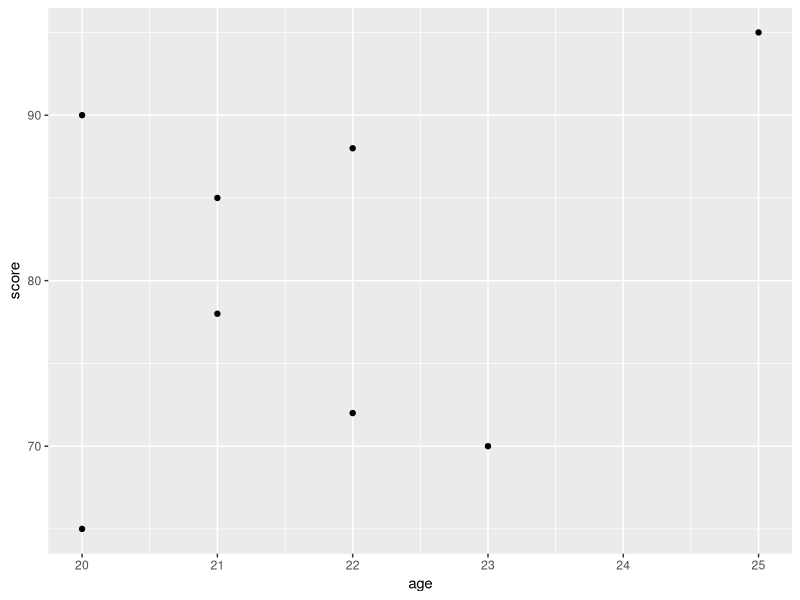
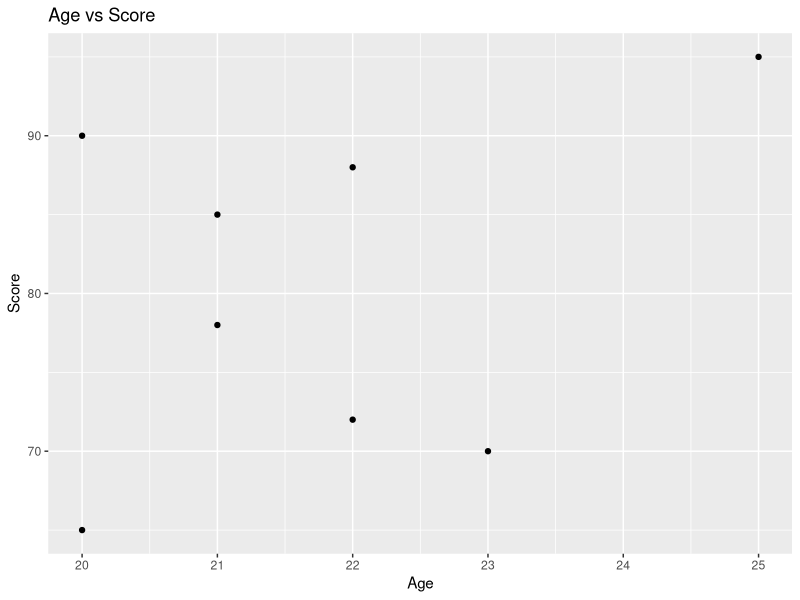
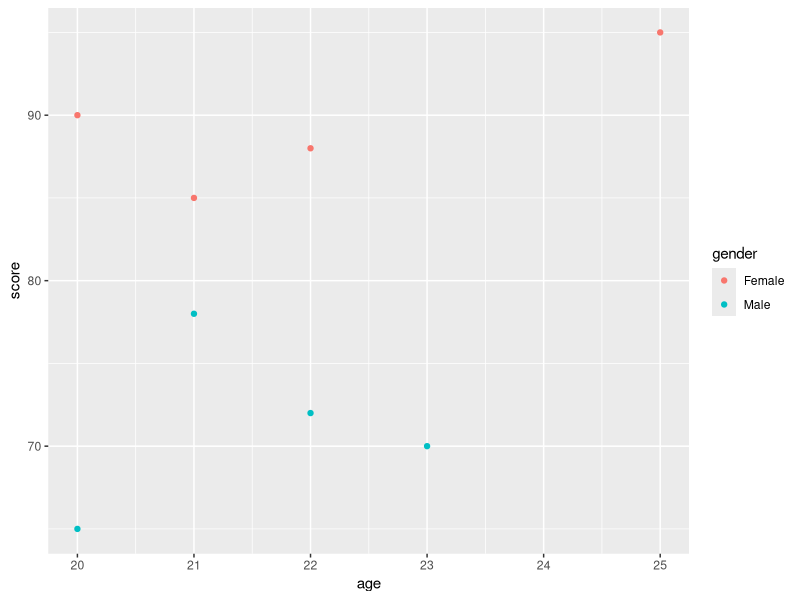
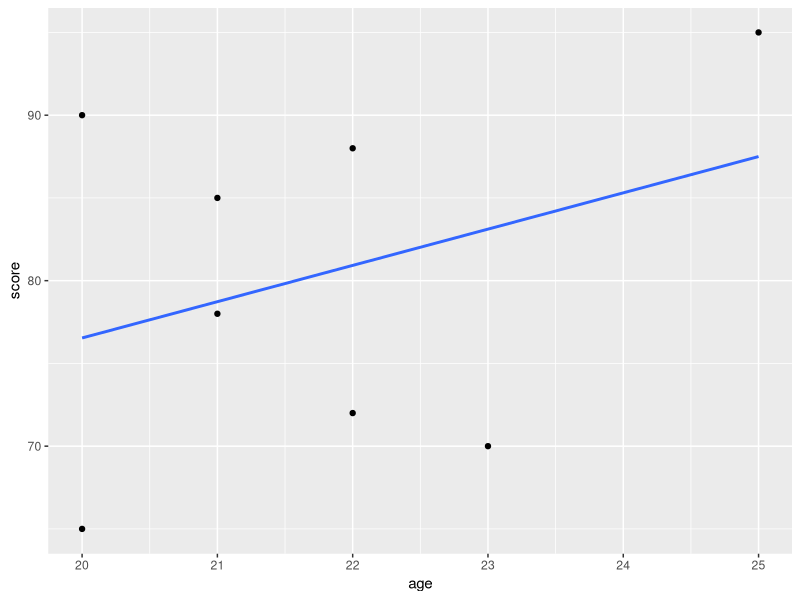
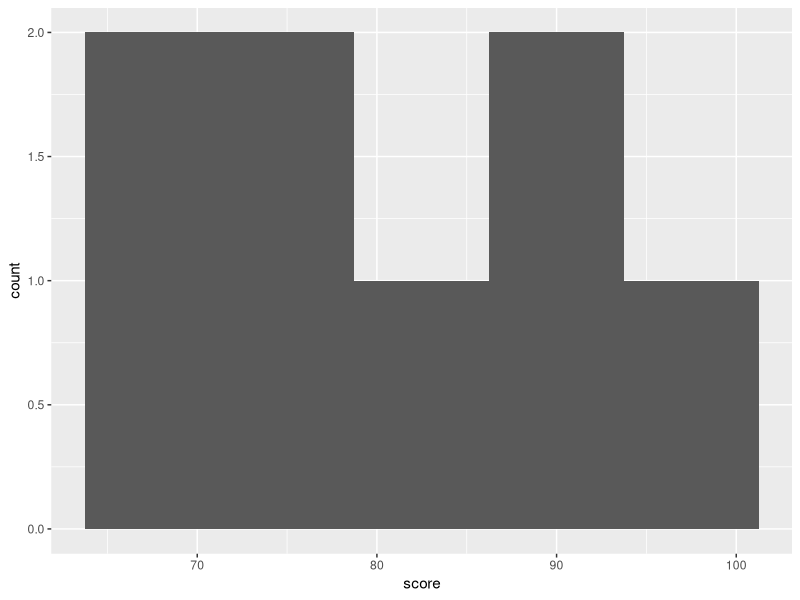
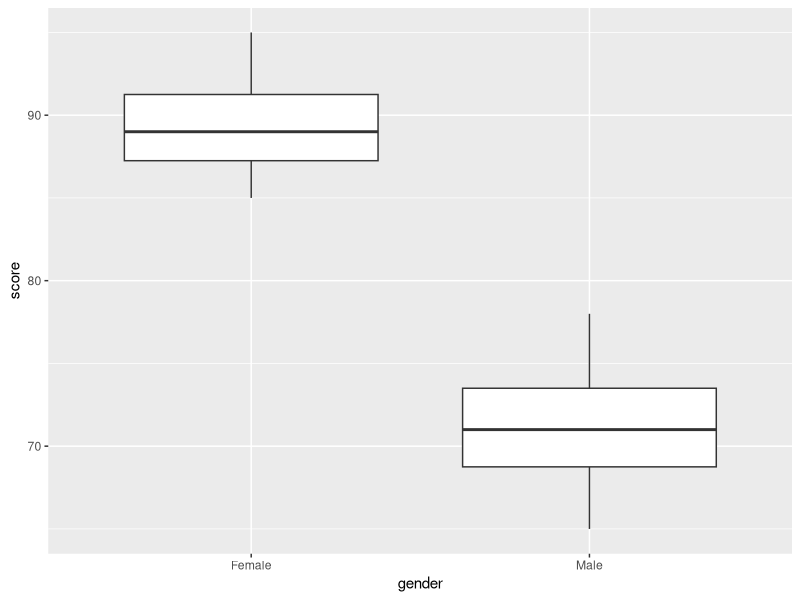
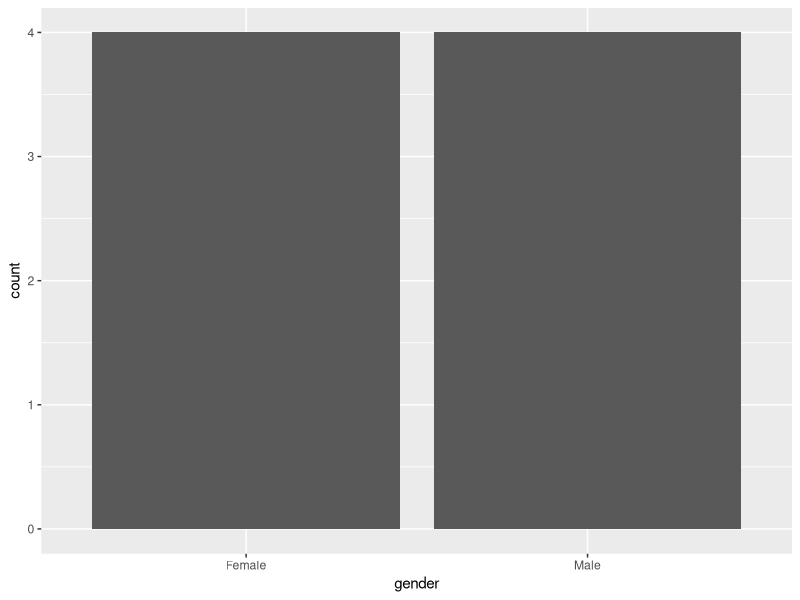
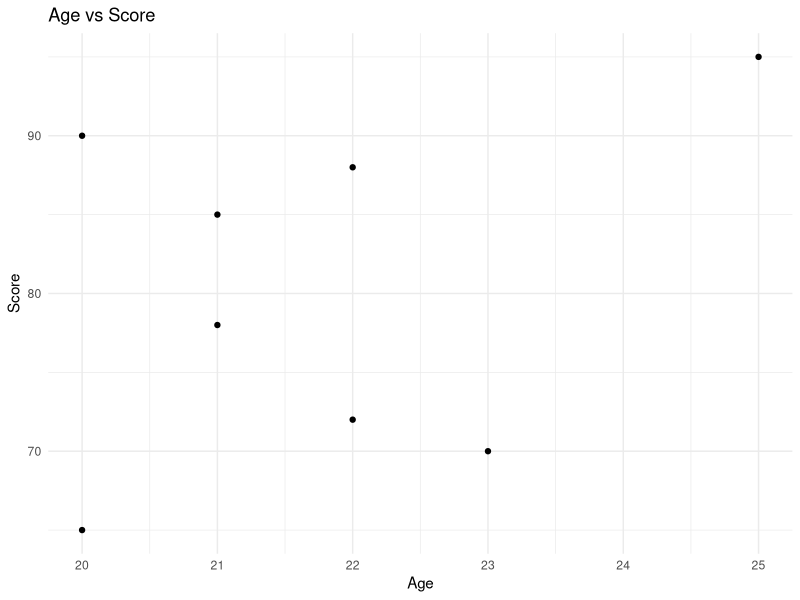

The R source for these figures, in order:
# Data Visualization: ggplot2 Basics
# This script introduces the grammar of graphics
# using ggplot2.


# --------------------------------------------------
# 1. Load ggplot2
# --------------------------------------------------

# Install ggplot2 once if necessary:
# install.packages("ggplot2")

library(ggplot2)


# --------------------------------------------------
# 2. Create sample data
# --------------------------------------------------

students <- data.frame(
  name = c("Ali", "Siti", "John", "Mei", "Maria",
           "Adam", "Sara", "David"),
  gender = c("Male", "Female", "Male", "Female", "Female",
             "Male", "Female", "Male"),
  age = c(20, 21, 22, 20, 25, 21, 22, 23),
  score = c(65, 85, 72, 90, 95, 78, 88, 70)
)


# --------------------------------------------------
# 3. Basic scatter plot
# --------------------------------------------------

ggplot(
  students,
  aes(x = age, y = score)
) +
  geom_point()


# --------------------------------------------------
# 4. Add labels and title
# --------------------------------------------------

ggplot(
  students,
  aes(x = age, y = score)
) +
  geom_point() +
  labs(
    title = "Age vs Score",
    x = "Age",
    y = "Score"
  )


# --------------------------------------------------
# 5. Colour points by gender
# --------------------------------------------------

ggplot(
  students,
  aes(
    x = age,
    y = score,
    colour = gender
  )
) +
  geom_point()


# --------------------------------------------------
# 6. Add a trend line
# --------------------------------------------------

ggplot(
  students,
  aes(x = age, y = score)
) +
  geom_point() +
  geom_smooth(
    method = "lm",
    se = FALSE
  )


# --------------------------------------------------
# 7. Histogram
# --------------------------------------------------

ggplot(
  students,
  aes(x = score)
) +
  geom_histogram(
    bins = 5
  )


# --------------------------------------------------
# 8. Boxplot
# --------------------------------------------------

ggplot(
  students,
  aes(
    x = gender,
    y = score
  )
) +
  geom_boxplot()


# --------------------------------------------------
# 9. Bar chart
# --------------------------------------------------

ggplot(
  students,
  aes(x = gender)
) +
  geom_bar()


# --------------------------------------------------
# 10. Basic theme
# --------------------------------------------------

ggplot(
  students,
  aes(x = age, y = score)
) +
  geom_point() +
  labs(
    title = "Age vs Score",
    x = "Age",
    y = "Score"
  ) +
  theme_minimal()


# --------------------------------------------------
# 11. Key idea
# --------------------------------------------------

# ggplot2 follows the Grammar of Graphics.
#
# Main components:
#
# ggplot()  → define the data
# aes()     → define how variables are mapped
# geom_*()  → define the type of graph
# labs()    → add titles and labels
# theme_*() → control the overall appearance
#
# A useful way to remember:
#
# Data + Aesthetics + Geometry = Graph
